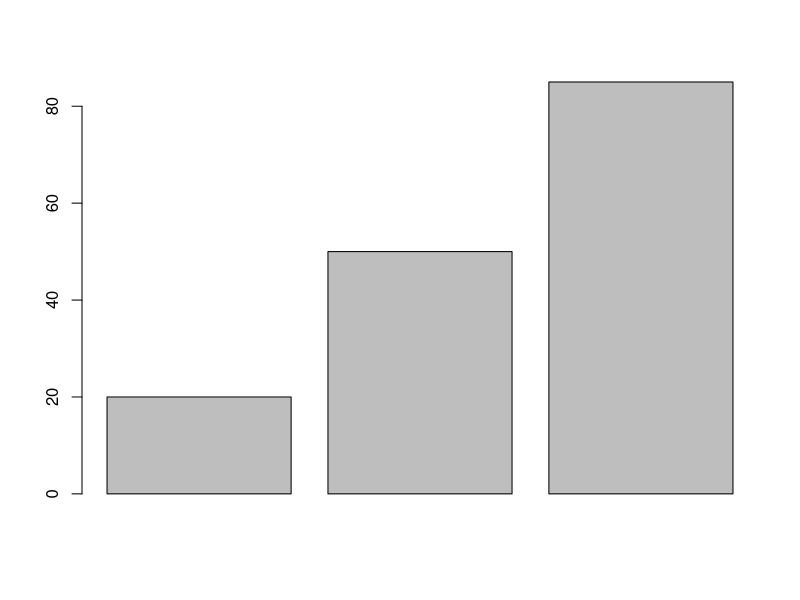
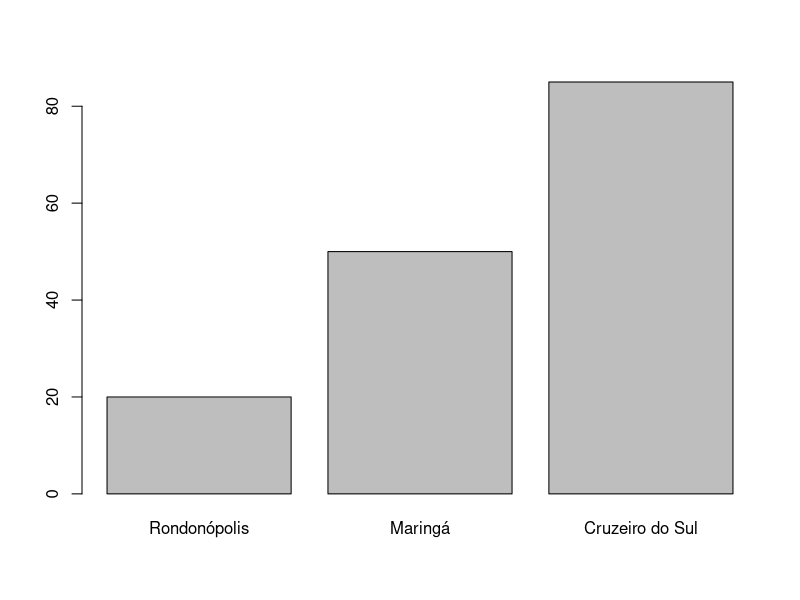
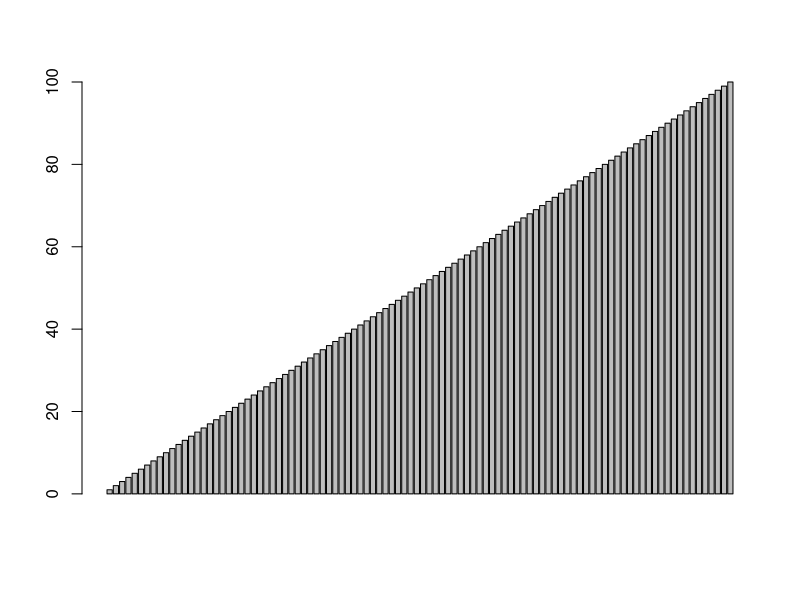
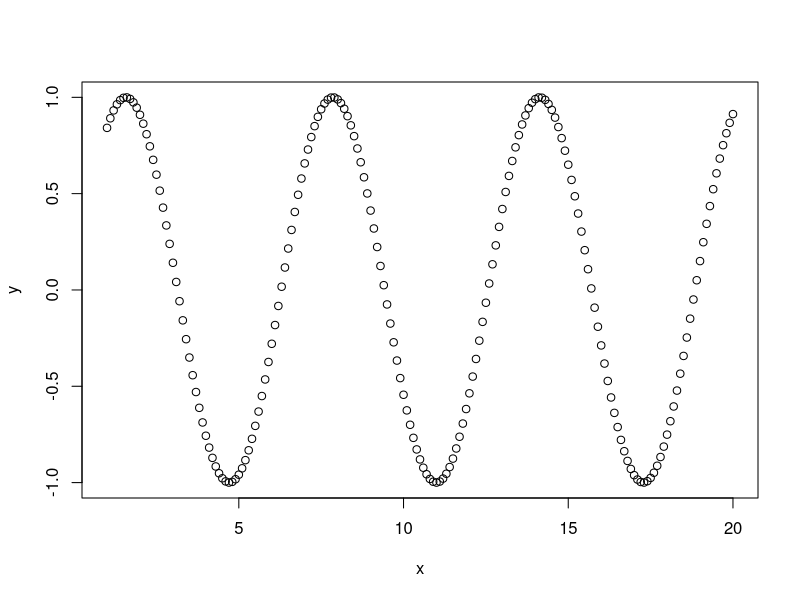
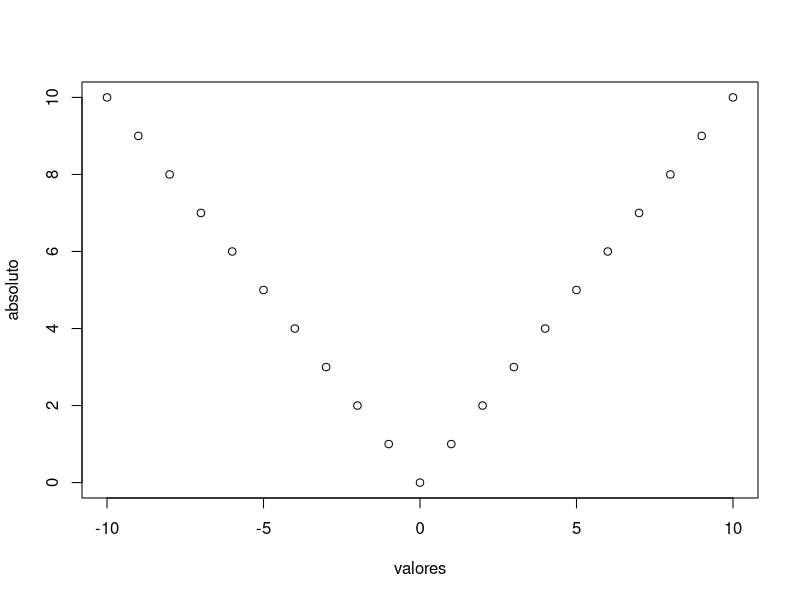
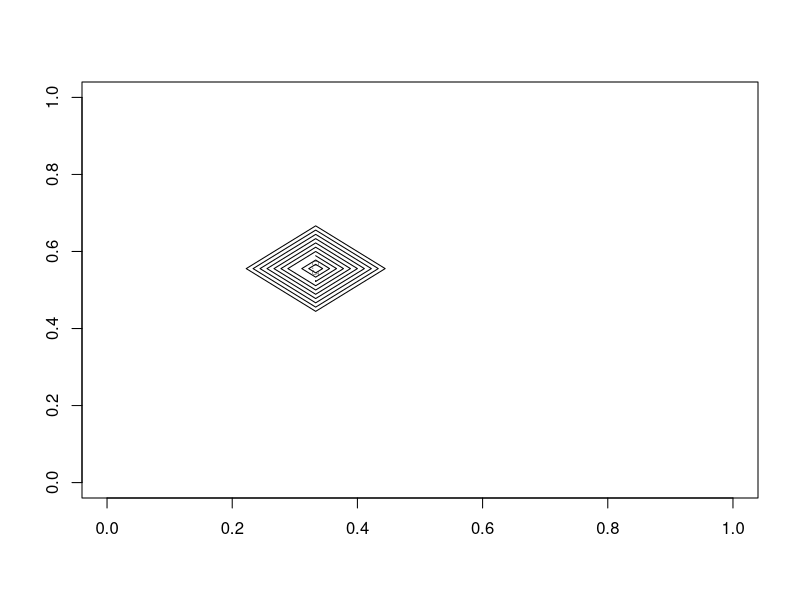
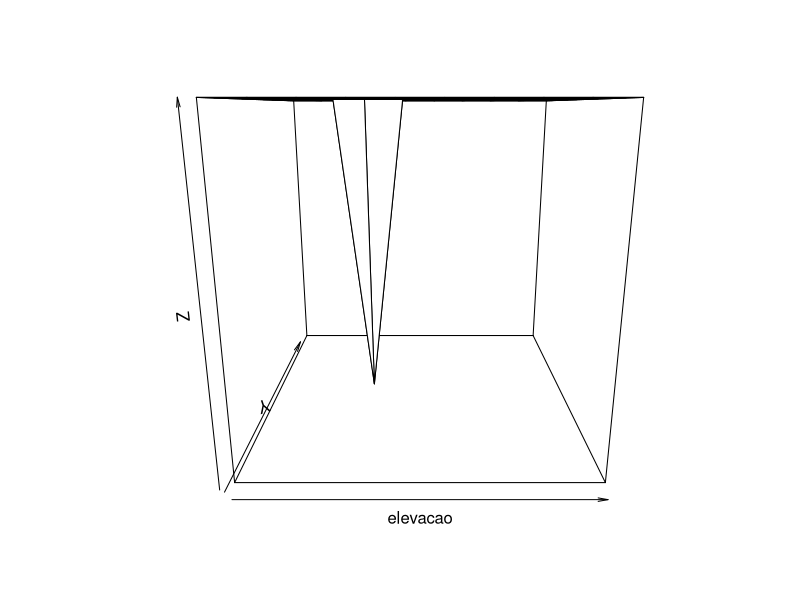
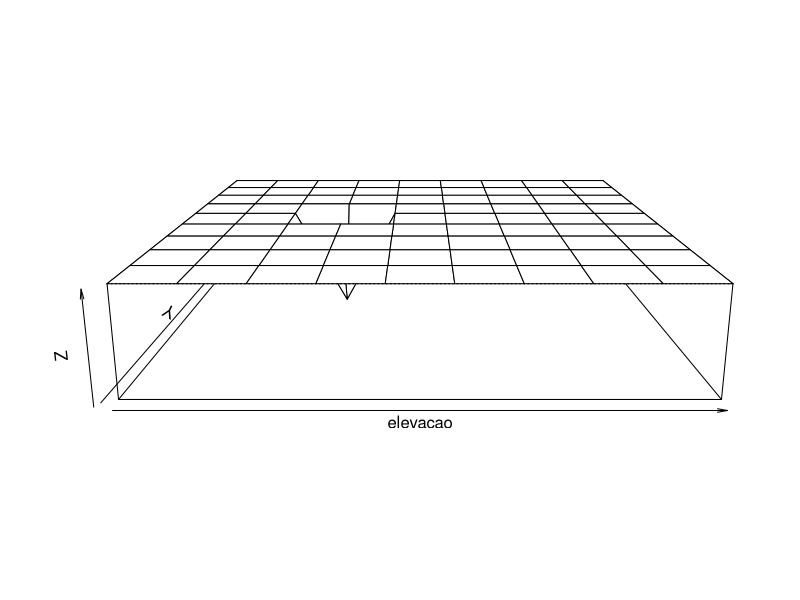

These charts were generated, in order, by the following R code:
## ---- chunk 1
x<- c(2,3,5,7,11) 
x
## ---- chunk 2
y<- c(x,13,17,19)
y
## ---- chunk 3
1:7
## ---- chunk 4
seq(1:7)
## ---- chunk 5
seq(1,7,0.5)
seq(7,1,-0.5) 
## ---- chunk 6
z<-c(1,3,5,7,11) 
mode (z)
length(z)

a <- "Angela"
b<-TRUE; 
c<-8i #objetos com tipos diferentes
mode(a); 
mode(b); 
mode(c) #exibe os atributos "tipo" dos objetos 
## ---- chunk 7
longo<-100:50 #sequência decrescente de 100 a 50
longo #exibe o conteúdo do objeto 
## ---- chunk 8
longo[18]
## ---- chunk 9
longo[1]
## ---- chunk 10
longo [3] <- 28
## ---- chunk 11
longo[101] <- 83
## ---- chunk 12
longo[c(1,3)]

## ---- chunk 13
longo[2:4]
## ---- chunk 14
longo[5:7] <- c(42,52,75)
## ---- chunk 15
longo[8]
## ---- chunk 16
solo <- 1:3
names(solo) <- c("Argila", "Areia","Silte" )
solo
## ---- chunk 17
solo["Silte"]<-20
## ---- chunk 18
chuva <- c(20,50,85)
barplot(chuva)
## ---- chunk 19
names(chuva)<- c("Rondonópolis", "Maringá", "Cruzeiro do Sul")
## ---- chunk 20
barplot(chuva)
## ---- chunk 21
barplot(1:100)
## ---- chunk 22
a <- c(1, 2, 3)
a + 1
## ---- chunk 23
a / 2
## ---- chunk 24
a*2
## ---- chunk 25
b <- c(4,5,6)
a+b
## ---- chunk 26
a-b
## ---- chunk 27
a == c(1, 99, 3)
## ---- chunk 28
a < c(1, 99, 3)
## ---- chunk 29
sin(a)
## ---- chunk 30
sqrt(a)
## ---- chunk 31
x <- seq(1, 20, 0.1)
y<-sin(x)
## ---- chunk 32
plot(x, y)
## ---- chunk 33
valores <- -10:10
absoluto<- abs(valores)
plot(valores, absoluto)
## ---- chunk 34
a <- c(1, 3, NA, 7, 9)
sum(a)
## ---- chunk 35
help(sum)
## ---- chunk 36
sum(a, na.rm = T)
## ---- chunk 37
matrix(0,3,4)
## ---- chunk 38
a <- (1:12)

print (a)
## ---- chunk 39
matrix (a,# chama o vetor
        3,# linha
        4) #coluna
## ---- chunk 40
a <-1:12
a
## ---- chunk 41
matrix (a,3,4)
## ---- chunk 42
matrix (a, 3)
matrix (a, ,4)
## ---- chunk 43
matrix(a,3, byrow=T)
## ---- chunk 44
foliar <- 1:8
## ---- chunk 45
dim(foliar) <- c(2,4)
## ---- chunk 46
matrix (2,5,5)
## ---- chunk 47
print (foliar)
## ---- chunk 48
foliar[2,3]
## ---- chunk 49
foliar[1,4]
## ---- chunk 50
foliar[2,]
## ---- chunk 51
foliar[,4]
## ---- chunk 52
foliar[,2:4]
## ---- chunk 53
summary(foliar)
## ---- chunk 54
summary(as.vector(foliar))
## ---- chunk 55
elevacao <- matrix (1,10,10)
## ---- chunk 56
elevacao [4, 6] <- 0
## ---- chunk 57
contour(elevacao)
## ---- chunk 58
persp (elevacao)
## ---- chunk 59
persp (elevacao, expand =0.2)
## ---- chunk 60
contour(volcano)
## ---- chunk 61
persp(volcano, expand=0.2)
## ---- chunk 62
image(volcano)
## ---- chunk 63
a <- matrix (10:1,ncol=2) #construir uma matriz qualquer
a
## ---- chunk 64
b <- cbind (a,1:5) #adicionar uma terceira coluna
b
## ---- chunk 65
c<- rbind(b,c(28,28,28))
c
## ---- chunk 66
m1 <- matrix(1:12, ncol = 3) 

dimnames(m1) <- list(c("L1", "L2", "L3", "L4"), c("C1", "C2", "C3")) 
dimnames(m1)
## ---- chunk 67
 margin.table(m1, margin = 1)
 margin.table(m1, margin = 2)
 apply(m1, 2, median)
 
## ---- chunk 68
factor(rep(paste("T", 1:3, sep = ""), c(4, 4, 3)))
## ---- chunk 69
peso  <- c(134.8, 139.7, 147.6, 132.3, 161.7, 157.7, 150.3, 144.7,
           160.7, 172.7, 163.4, 161.3, 169.8, 168.2, 160.7, 161.0,
           165.7, 160.0, 158.2, 151.0, 171.8, 157.3, 150.4, 160.4,
           154.5, 160.4, 148.8, 154.0)
trat  <- rep(seq(0,300,50), each=4)  #?each
dados <-  data.frame(peso, trat=as.factor(trat))
## ---- chunk 70
ar1 <- array(1:24, dim = c(3, 4, 2)) 
ar1
## ---- chunk 71
data(Titanic) 
Titanic
## ---- chunk 72
sum(Titanic)
## ---- chunk 73
sum(Titanic[4, , , ])
## ---- chunk 74
apply(Titanic, 4, sum)
## ---- chunk 75
margin.table(Titanic, margin = 1)
## ---- chunk 76
margin.table(Titanic, margin = 2)
## ---- chunk 77
margin.table(Titanic, margin = 3)
## ---- chunk 78
margin.table(Titanic, margin = 4)
## ---- chunk 79
margin.table(Titanic, margin = c(2, 4))
prop.table(margin.table(Titanic, margin = c(2, 4)), margin = 1)
prop.table(margin.table(Titanic, margin = c(2, 1)), margin = 1)
## ---- chunk 80
nome <- c("Lara Lins",
          "Mayara Costa",
          "Aline Souza",
          "Maria Santos",
          "Jos? Santos",
          "N?colas Barros")
## ---- chunk 81
idade <- c(17,18,16,15,15,18)
## ---- chunk 82
sexo <- factor(c("F","F","F","F","M","M"))
## ---- chunk 83
alt <- c(180,170,160,150,140,168)
## ---- chunk 84
dados <- data.frame(nome, idade, sexo, alt)
## ---- chunk 85
str(dados)
## ---- chunk 86
row.names(dados) <- c(1,2,3,4,5,6)
dados
## ---- chunk 87
names(dados) <- c("Nome", "Idade", "Sexo", "altura")
dados
## ---- chunk 88
dados[2,1] #elemento da  linha  2, coluna 1
dados[2,] #toda linha dois

## ---- chunk 89
dados[,1]
## ---- chunk 90
dados[,1] <- as.character(dados[,1])
dados[,1]
## ---- chunk 91
dados$Nome
dados$Nome[3]
dados$Nome [1:3]
## ---- chunk 92
str(dados)
## ---- chunk 93
dados <- cbind (dados, #adcionar uma coluna
               Conceito=c("A","A","A","C","A","B"))
## ---- chunk 94
dados <- rbind (dados, #adicionar uma linha
                "7"= c("Caio Pinto", 21, "M", 172, "C"))
dados
## ---- chunk 95
dados<- dados [1:6,] #selecionar linha de 1 a 6
dados<- dados [,-5] #excluir a quinta coluna
dados
## ---- chunk 96
dados[dados$Sexo=="F",] #exibir s? masculinos
## ---- chunk 97
dados [order(dados$altura),]
## ---- chunk 98
dados [rev(order(dados$altura)),]
## ---- chunk 99
split (dados, sexo)
## ---- chunk 100
pes <- list (idade=32, nome="Maria", notas=c(98,95,78), B=matrix(1:4,2,2))
pes
## ---- chunk 101
pes$nome
pes$notas

pes[1]
pes[3]
## ---- chunk 102
x <- c(1,3,2,3,4)
y <- c(4,5,5,4,4)
tt <- t.test (x,y, var.equal=T)
tt
## ---- chunk 103
is.list(tt)
mode (tt)
## ---- chunk 104
names(tt)
## ---- chunk 105
tt$conf.int #intervalo de confianca 
